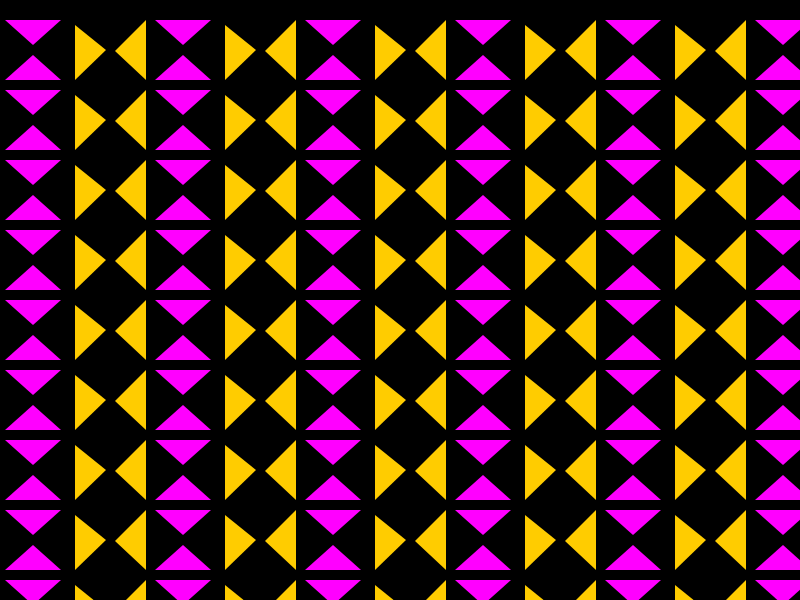
Frame 1 (no input)
Frame 60 (no input): identical to frame 1, image omitted
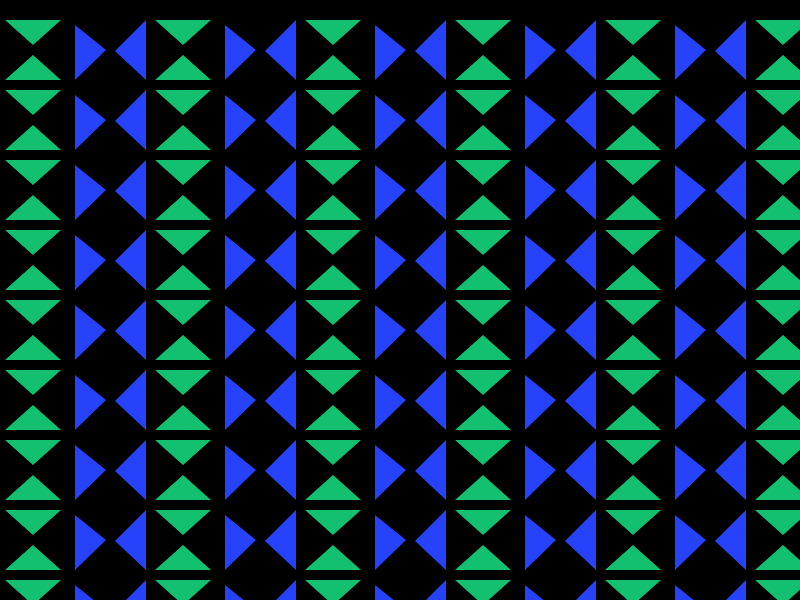
Frame 120 (the mouse pressed at the canvas centre since frame 60)

The p5.js sketch that drew these frames (run headless with seeded random() and noise() and a simulated clock; from frame 60 on, the mouse is pressed at the canvas centre):

// p5.js sketch
// ── sketch.js
//Marycruy Yong Tencio, traingle pattern, change color when key pressed
//Random colors of the shapes
let color1;
let color2;

function setup() {
  createCanvas(800, 600);
  
  // Assigning static colors to color1 and color2
  color1 = color('magenta');
  color2 = color(255, 204, 0);
}

function draw() {
  background(0);
  noStroke();
  
  if (mouseIsPressed) {
    //Random Color when mouse is pressed  
    color1 = color(random(255), random(255), random(255));
    color2 = color(random(255), random(255), random(255));
  } else {
    //If mouse is not pressed, use the static colors 
    color1 = color('magenta');
    color2 = color(255, 204, 0);
  }

  const numRows = 10; // Set number of rows
  const numCols = 10; // Set number of columns

  for (let i = 0; i < numRows; i++) {
    for (let j = 0; j < numCols; j++) {
      const x = 50 + j * 150;
      const y = 50 + i * 70;
      triangles(x, y);
    }
  } 
}

function triangles(x, y) {
  fill(color1);
  triangle(x - 45, y + 30, x - 17, y + 5, x + 11, y + 30);
  triangle(x - 45, y - 30, x - 17, y - 5, x + 11, y - 30);
  
  fill(color2);
  triangle(x + 25, y + 30, x + 25, y - 25, x + 56, y);
  triangle(x + 65, y + 1, x + 96, y - 30, x + 96, y + 30);
}
